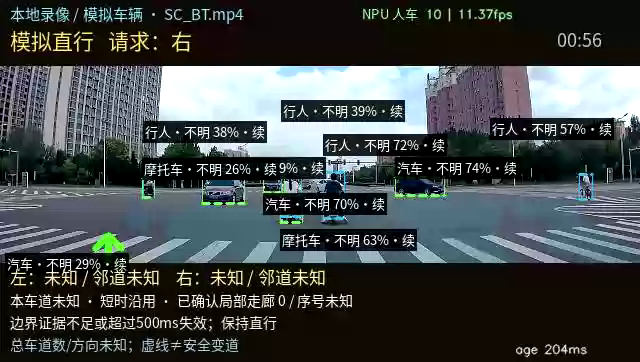
#> input picture frame 0 of FPGA_GS/FPGA_GSV1/orangepi/m405r2/evidence/r2_initial/SC_BT_55.webm, 640 x 362 px, given in place of SC_YJ.mp4, which was not available
$ python probe_scenes.py
#> lines starting #> are read from the running program, lines starting #| are printed output that depends on the picture; after the words box and inside, x2 and y2 are one past the last pixel; in counts of white or black regions, pixels touching at a corner belong together; pictures that were not available may be replaced by others from this repository, and a replacement may not be noted
import cv2,numpy as np,pathlib
r=pathlib.Path(__file__).resolve().parents[1];out=r/'m403/evidence'
cap=cv2.VideoCapture(str(r/'media/SC_YJ.mp4'));tiles=[]
for sec in range(40,131,5):
 cap.set(0 if False else cv2.CAP_PROP_POS_MSEC,sec*1000);ok,im=cap.read()
 if not ok:continue
 h,w=im.shape[:2];view=im[int(h*.32):int(h*.57),int(w*.44):int(w*.76)]
 tile=cv2.resize(view,(480,240));cv2.putText(tile,f'{sec}s',(8,24),0,.7,(255,255,255),2);tiles.append(tile)
 cv2.imwrite(str(out/f'YJ_scene_{sec}.jpg'),im)
#> this loop made 19 passes
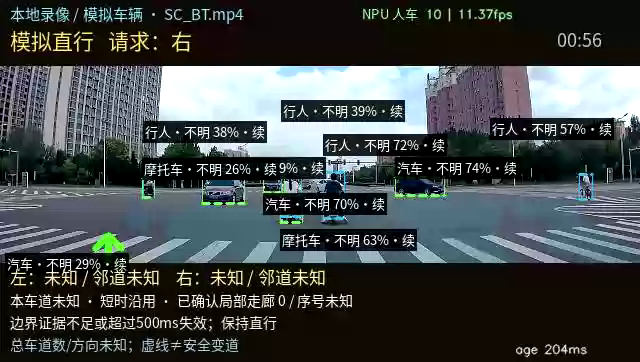
#> input picture frame 0 of FPGA_GS/FPGA_GSV1/orangepi/m405r2/evidence/r2_initial/SC_BT_55.webm, 640 x 362 px, given in place of SC_YJ.mp4, which was not available
#> pass 1, `view = im[int(h * 0.32):int(h * 0.57), int(w * 0.44):int(w * 0.76)]`:
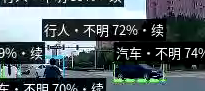
#> view: shape (91, 205, 3); mean B, G, R 97.9, 93.5, 82
#> pass 1, `tile = cv2.resize(view, (480, 240))`:
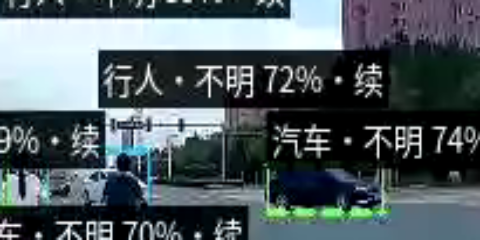
#> tile: shape (240, 480, 3); mean B, G, R 97.7, 93.4, 81.9
#> after the loop:
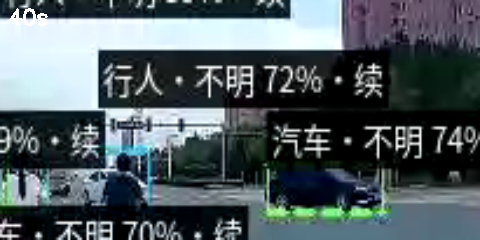
#> tile: shape (240, 480, 3); 0.27% of pixels changed, all inside (x1, y1, x2, y2) = (9, 8, 48, 26)
#> after the loop, tiles = 1 item
while len(tiles)%3:tiles.append(np.zeros_like(tiles[0]))
#> this loop made 2 passes
#> after the loop, tiles = 3 items
cv2.imwrite(str(out/'YJ_signal_timeline.jpg'),np.vstack([np.hstack(tiles[i:i+3]) for i in range(0,len(tiles),3)]))
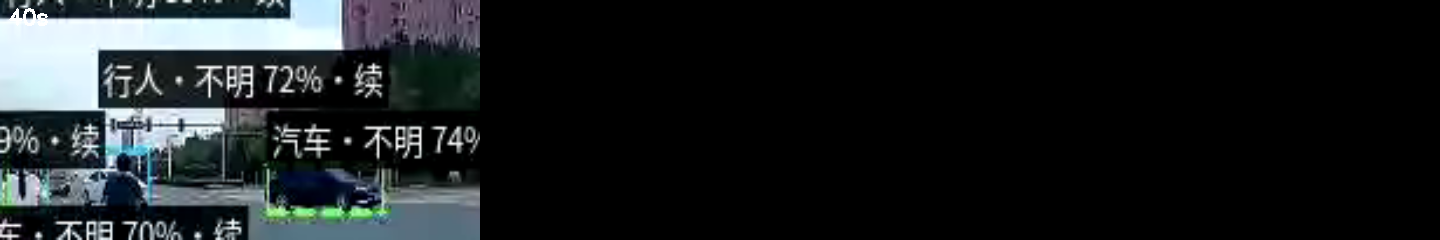
#> saved as YJ_signal_timeline.jpg: shape (240, 1440, 3); mean B, G, R 32.7, 31.2, 27.4
cap.release()
